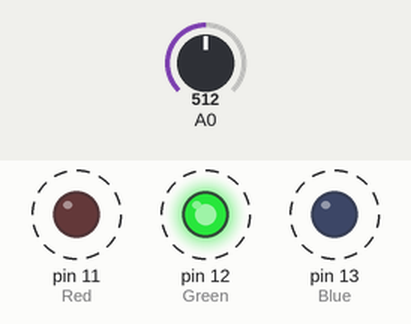
The sketch below on a simulated Arduino Uno, built with avr-gcc and run on an emulated ATmega328P. Shown: output pins drawn as LEDs (lit = HIGH). Dashed ring = blinking. Inputs (shaded band) come from the test bench; at power-on: A0 = 512. What the sketch prints to the serial monitor is not drawn.

Above: at 1.25 s.
1.3 s: A0 set to 716
Timing chart, 0 to 10.3 s (numbered marks = the images above; inputs shaded):
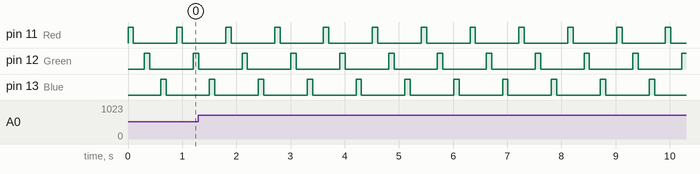

Measured:
- by itself, pin 11 (Red), pin 12 (Green), pin 13 (Blue): alternates HIGH for 0.10 s and LOW for 0.80 s

The sketch:

sketch_feb20a.ino
```cpp
int ADC_value,Val;
int lines=0;
int analogValue,value, valR, valG, valB;

void setup() {
  pinMode(A0, INPUT);
  pinMode(11, OUTPUT);  //Red
  pinMode(12, OUTPUT);  //Green
  pinMode(13, OUTPUT);  //Blue
  Serial.begin(9600);
}

void loop() {
  //red,green,blue,yellow,white and black
  /*analogWrite(11,32);
  ADC_value = analogRead(A0);
  Serial.print(ADC_value);
  Serial.print(" ");
  delay(100);
  digitalWrite(11,LOW);
  delay(100);
  digitalWrite(12,HIGH);
  delay(100);
  ADC_value = analogRead(A0);
  Serial.print(ADC_value);
  Serial.print(" ");
  digitalWrite(12,LOW);
  delay(100);
  digitalWrite(13,HIGH);
  delay(100);
  ADC_value = analogRead(A0);
  Serial.println(ADC_value);
  digitalWrite(13,LOW);
  delay(100);
  */
  //value=map(ADC_value,0,1023,0,10);
  //
  // int p=changeColor(11);
  // Serial.print("Red :");
  // Serial.println(p);
  // int p2=changeColor(12);
  // Serial.print("Green :");
  // Serial.println(p2);
  // int p3=changeColor(13);
  // Serial.print("Blue :");
  // Serial.println(p3);
  readColor();
}
int changeColor(int n) {
  digitalWrite(n, HIGH);
  delay(100);
  ADC_value = analogRead(A0);
  digitalWrite(n, LOW);
  delay(100);
  delay(100);
  return ADC_value;
}

int readColor(void) {
  int n = 100, m, j;
  for (int i = 11; i < 14; i++) {
    m = changeColor(i);
    Val = map(m, 0, 1023, 0, 100);
    if (i == 11) {
      valR = Val;
    } else if (i == 12) {
      valG = Val;
    } else {
      valB = Val;
    }
    Serial.print("Color value (0-100) for ");
    if (i == 11) {
      Serial.print("Red: ");
    } else if (i == 12) {
      Serial.print("Green: ");
    } else {
      Serial.print("Blue: ");
    }
    Serial.println(Val);
    if (Val < n) {
      n = Val;
      j = i;
    }
  }

  Serial.print("Detected color: ");
  if (j == 11 && 63 < valR && valR < 72) {
    Serial.println("Red");
  } else if (j == 12 && 70 < valG && valG < 80) {
    Serial.println("Green");
  } else if (j == 13 && valB > 74 && valB < 86) {
    Serial.println("Blue");
  } else {
    Serial.println("Unknown");
  }
}
```
